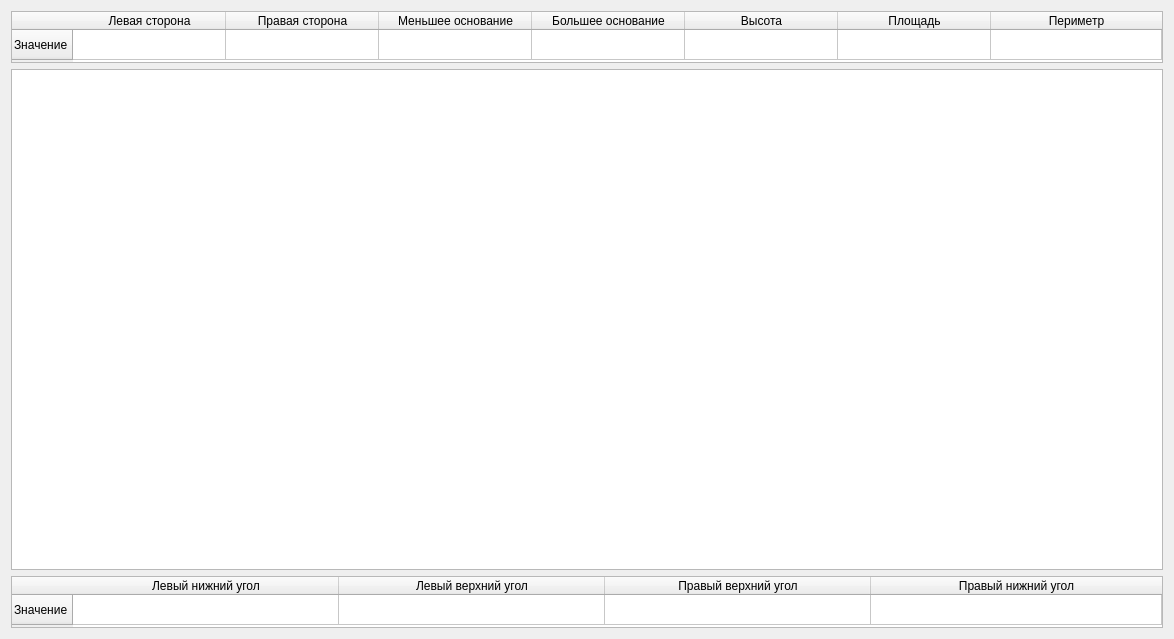
<?xml version="1.0" encoding="UTF-8"?>
<ui version="4.0">
 <class>Dialog_trapezoid</class>
 <widget class="QDialog" name="Dialog_trapezoid">
  <property name="geometry">
   <rect>
    <x>0</x>
    <y>0</y>
    <width>1174</width>
    <height>639</height>
   </rect>
  </property>
  <property name="windowTitle">
   <string>Dialog</string>
  </property>
  <property name="styleSheet">
   <string notr="true">Dialog_trapezoid
{
background-color: #101223;
}

QTableWidget::horizontalHeaderItem{
background-color: black;
}</string>
  </property>
  <layout class="QVBoxLayout" name="verticalLayout">
   <item>
    <widget class="QTableWidget" name="tab_rect">
     <property name="enabled">
      <bool>true</bool>
     </property>
     <property name="maximumSize">
      <size>
       <width>16777215</width>
       <height>52</height>
      </size>
     </property>
     <property name="layoutDirection">
      <enum>Qt::LeftToRight</enum>
     </property>
     <property name="autoFillBackground">
      <bool>false</bool>
     </property>
     <property name="verticalScrollBarPolicy">
      <enum>Qt::ScrollBarAlwaysOff</enum>
     </property>
     <property name="horizontalScrollBarPolicy">
      <enum>Qt::ScrollBarAlwaysOff</enum>
     </property>
     <property name="autoScroll">
      <bool>true</bool>
     </property>
     <property name="autoScrollMargin">
      <number>10</number>
     </property>
     <property name="dragEnabled">
      <bool>false</bool>
     </property>
     <property name="alternatingRowColors">
      <bool>false</bool>
     </property>
     <attribute name="horizontalHeaderVisible">
      <bool>true</bool>
     </attribute>
     <attribute name="horizontalHeaderCascadingSectionResizes">
      <bool>false</bool>
     </attribute>
     <attribute name="horizontalHeaderMinimumSectionSize">
      <number>50</number>
     </attribute>
     <attribute name="horizontalHeaderDefaultSectionSize">
      <number>153</number>
     </attribute>
     <attribute name="horizontalHeaderHighlightSections">
      <bool>false</bool>
     </attribute>
     <attribute name="horizontalHeaderShowSortIndicator" stdset="0">
      <bool>false</bool>
     </attribute>
     <attribute name="horizontalHeaderStretchLastSection">
      <bool>true</bool>
     </attribute>
     <attribute name="verticalHeaderDefaultSectionSize">
      <number>30</number>
     </attribute>
     <row>
      <property name="text">
       <string>Значение</string>
      </property>
     </row>
     <column>
      <property name="text">
       <string>Левая сторона</string>
      </property>
     </column>
     <column>
      <property name="text">
       <string>Правая сторона</string>
      </property>
     </column>
     <column>
      <property name="text">
       <string>Меньшее основание</string>
      </property>
     </column>
     <column>
      <property name="text">
       <string>Большее основание</string>
      </property>
     </column>
     <column>
      <property name="text">
       <string>Высота</string>
      </property>
     </column>
     <column>
      <property name="text">
       <string>Площадь</string>
      </property>
     </column>
     <column>
      <property name="text">
       <string>Периметр</string>
      </property>
     </column>
    </widget>
   </item>
   <item>
    <widget class="QGraphicsView" name="graphicsView"/>
   </item>
   <item>
    <widget class="QTableWidget" name="table_ang">
     <property name="maximumSize">
      <size>
       <width>16777215</width>
       <height>52</height>
      </size>
     </property>
     <property name="autoFillBackground">
      <bool>false</bool>
     </property>
     <property name="horizontalScrollBarPolicy">
      <enum>Qt::ScrollBarAlwaysOff</enum>
     </property>
     <attribute name="horizontalHeaderMinimumSectionSize">
      <number>70</number>
     </attribute>
     <attribute name="horizontalHeaderDefaultSectionSize">
      <number>266</number>
     </attribute>
     <attribute name="horizontalHeaderStretchLastSection">
      <bool>true</bool>
     </attribute>
     <attribute name="verticalHeaderCascadingSectionResizes">
      <bool>false</bool>
     </attribute>
     <attribute name="verticalHeaderShowSortIndicator" stdset="0">
      <bool>false</bool>
     </attribute>
     <attribute name="verticalHeaderStretchLastSection">
      <bool>false</bool>
     </attribute>
     <row>
      <property name="text">
       <string>Значение</string>
      </property>
     </row>
     <column>
      <property name="text">
       <string>Левый нижний угол</string>
      </property>
     </column>
     <column>
      <property name="text">
       <string>Левый верхний угол</string>
      </property>
     </column>
     <column>
      <property name="text">
       <string>Правый верхний угол</string>
      </property>
     </column>
     <column>
      <property name="text">
       <string>Правый нижний угол</string>
      </property>
     </column>
    </widget>
   </item>
  </layout>
 </widget>
 <resources/>
 <connections/>
</ui>
